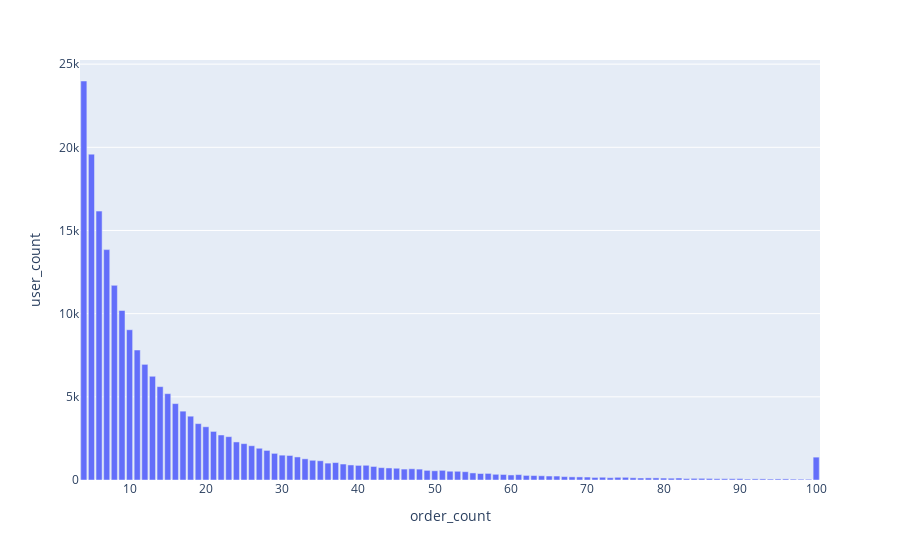

Notebook code for this chart:
### Code cell
# Orders per user

orders_per_user = orders.groupby("user_id", as_index=False).order_number.count()
orders_per_user.rename(columns={"order_number":"order_count"}, inplace=True)

order_count_distribution = orders_per_user.groupby("order_count", as_index=False).user_id.count()
order_count_distribution.rename(columns={"user_id":"user_count"}, inplace=True)

fig = px.bar(order_count_distribution, x="order_count", y="user_count")
fig.show()

### Figure 1 — Plotly figure (JSON) as saved in the notebook; plotly's stock layout.template omitted (floating-point values rounded to 4 significant figures)
{"data": [{"alignmentgroup": "True", "hovertemplate": "order_count=%{x}<br>user_count=%{y}<extra></extra>", "legendgroup": "", "marker": {"color": "#636efa", "pattern": {"shape": ""}}, "name": "", "offsetgroup": "", "orientation": "v", "showlegend": false, "textposition": "auto", "type": "bar", "x": [4, 5, 6, 7, 8, 9, 10, 11, 12, 13, 14, 15, 16, 17, 18, 19, 20, 21, 22, 23, 24, 25, 26, 27, 28, 29, 30, 31, 32, 33, 34, 35, 36, 37, 38, 39, 40, 41, 42, 43, 44, 45, 46, 47, 48, 49, 50, 51, 52, 53, 54, 55, 56, 57, 58, 59, 60, 61, 62, 63, 64, 65, 66, 67, 68, 69, 70, 71, 72, 73, 74, 75, 76, 77, 78, 79, 80, 81, 82, 83, 84, 85, 86, 87, 88, 89, 90, 91, 92, 93, 94, 95, 96, 97, 98, 99, 100], "xaxis": "x", "y": [23986, 19590, 16165, 13850, 11700, 10190, 9032, 7815, 6952, 6236, 5613, 5191, 4593, 4139, 3836, 3390, 3200, 2921, 2706, 2605, 2288, 2186, 2060, 1908, 1779, 1601, 1494, 1474, 1386, 1273, 1186, 1157, 1015, 1048, 960, 904, 878, 885, 814, 743, 724, 707, 657, 675, 654, 579, 554, 582, 527, 524, 499, 425, 390, 396, 343, 332, 303, 324, 276, 267, 254, 239, 238, 204, 189, 185, 178, 154, 166, 138, 162, 162, 134, 120, 127, 127, 116, 108, 119, 86, 99, 100, 93, 78, 79, 77, 85, 56, 69, 67, 57, 64, 67, 54, 50, 47, 1374], "yaxis": "y"}], "layout": {"barmode": "relative", "legend": {"tracegroupgap": 0}, "margin": {"t": 60}, "xaxis": {"anchor": "y", "domain": [0, 1], "title": {"text": "order_count"}}, "yaxis": {"anchor": "x", "domain": [0, 1], "title": {"text": "user_count"}}}}
